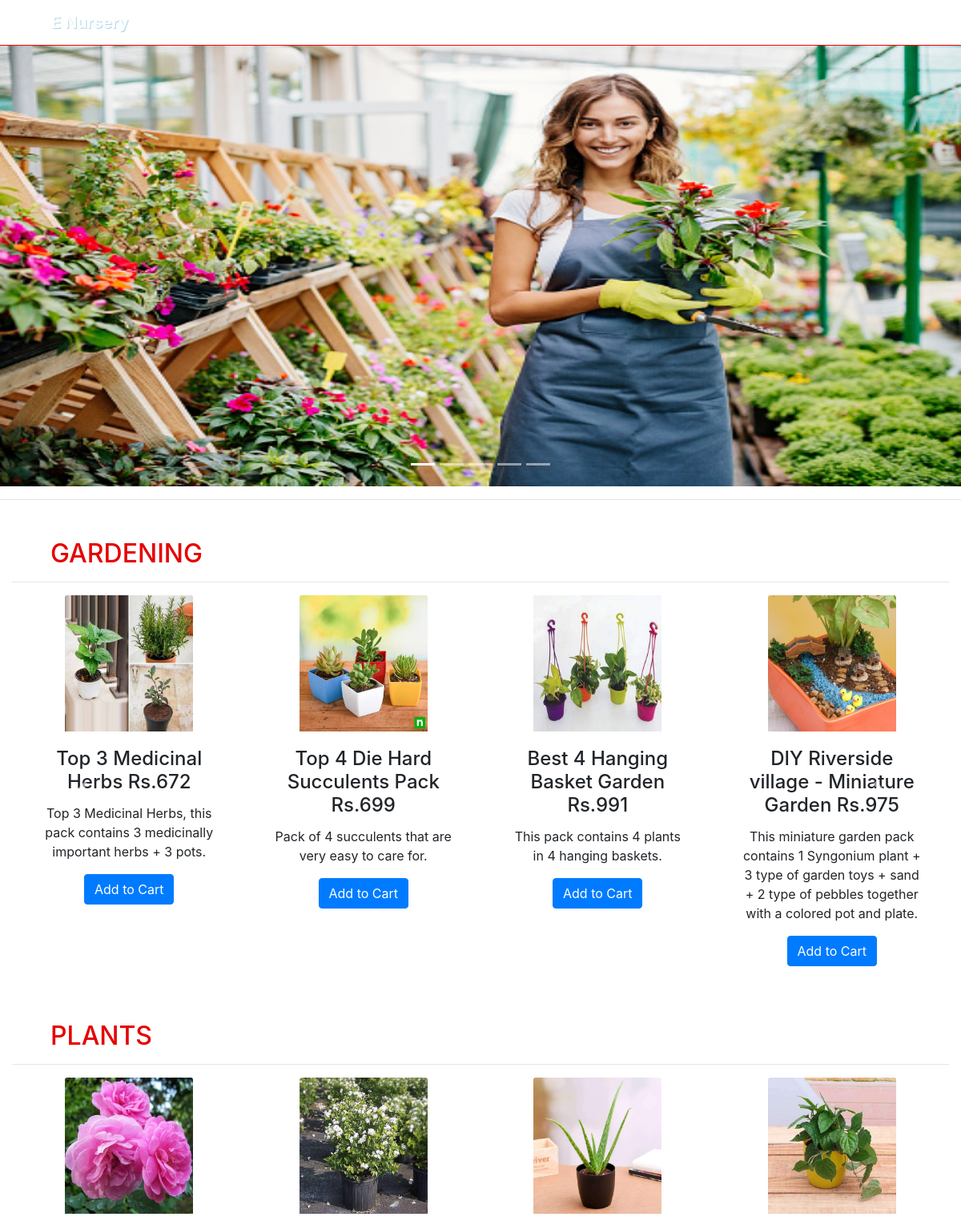
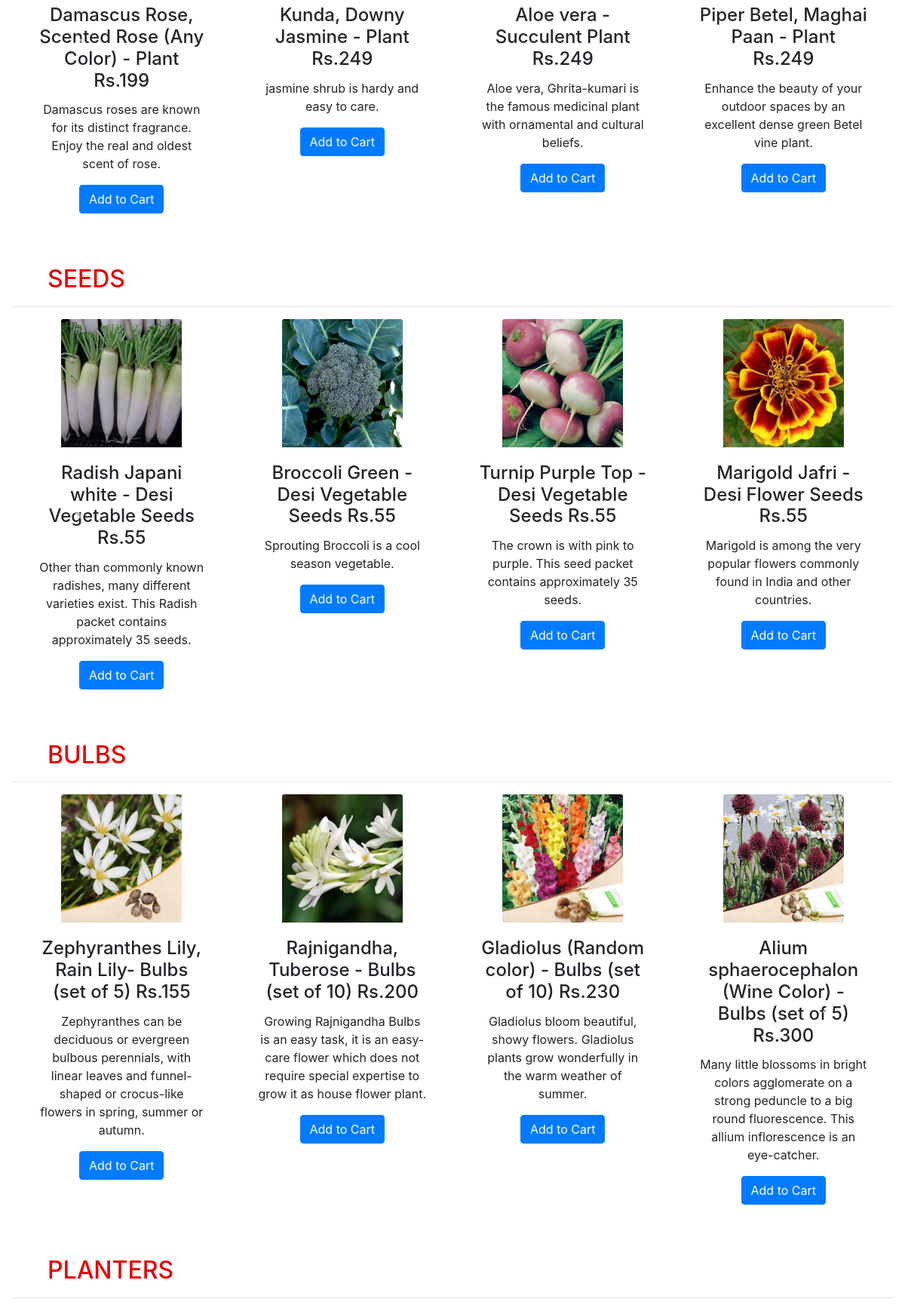
The page / (upper part) on the database its author committed (2 pictures, top to bottom).
### grocery/models.py (models this page shows, shortened)
class Category(models.Model):
    name = models.CharField(max_length=30, null=True)

class Product(models.Model):
    category = models.ForeignKey(Category, on_delete=models.CASCADE, null=True)
    image = models.FileField(null=True)
    name = models.CharField(max_length=30, null=True)
    price = models.IntegerField(null=True)
    desc = models.TextField(null=True)

### grocery/views.py (the view)
# urls.py: 2. Add a URL to urlpatterns:  path('', Home.as_view(), name='home')
def Home(request):
    cat = ""
    pro = ""
    cat = ""
    num = 0
    num1 = 0
    cat = Category.objects.all()
    pro = Product.objects.all()
    num = []
    num1 = 0
    try:
        user = User.objects.get(id=request.user.id)
        profile = Profile.objects.get(user=user)
        cart = Cart.objects.filter(profile=profile)
        for i in cart:
            num1 += 1
    except:
        pass
    a = 1
    li = []
    for j in pro:
        b = 1
        for i in cat:
            if i.name == j.category.name:
                if not j.category.name in li:
                    li.append(j.category.name)
                    if b == 1:
                        num.append(a)
                        b = 2
        a += 1
    d = {'pro': pro, 'cat': cat,'num':num,'num1':num1}
    return render(request, 'all_product.html', d)

### grocery/templates/all_product.html (shortened to what this page needs)
{% extends 'carousel.html' %}
{% block b %}
{% load static %}
<link rel="stylesheet" href="https://maxcdn.bootstrapcdn.com/bootstrap/4.0.0/css/bootstrap.min.css">
    <link rel="stylesheet" href="{% static 'css/style.css' %}">
<hr>
{% for i in cat %}
 <div class="container-fluid">
	 <h2 class= "pl-5" style = "color : #E40203 ; text-transform : uppercase">{{i.name}}</h2><hr>
   	<div id="{{i.id}}" class="carousel slide" data-ride="carousel">
   		<div class="carousel-inner row w-100 mx-auto">
			{% for j in pro %}
			{% if i.name == j.category.name %}
			{% if forloop.counter in num %}
				<div class="carousel-item col-md-3 active"><div class="card">
					<center><img class="card-img-top img-fluid" align="center" src="{{j.image.url}}" style="width:160px;height:170px;float:center" alt="card-img"></center>
   						<div class="card-body">
   						<h4 class="card-title">{{j.name}} Rs.{{j.price}}</h4>
   						<p class="card-text">{{j.desc}}</p>
							<form align="center" action="{% url 'add_cart' j.id %}" method="post">
							<button type="submit" class="btn btn-primary mybtnone">Add to Cart</button>
</form>
   					</div>
   				</div>
   			</div>
				{% else %}
				<div class="carousel-item col-md-3">
   				<div class="card">
					<center><img class="card-img-top img-fluid" align="center" src="{{j.image.url}}" style="width:160px;height:170px;float:center" alt="card-img"></center>
   						<div class="card-body">
   						<h4 class="card-title">{{j.name}} Rs.{{j.price}}</h4>
   						<p class="card-text">{{j.desc}}</p>
<form align="center" action="{% url 'add_cart' j.id %}" method="post">
							<button type="submit" class="btn btn-primary mybtnone">Add to Cart</button>
</form>   					</div>
   				</div>
   			</div>
			{% endif %}
	 		{% endif %}
			{% endfor %}
			<a class="carousel-control-prev" href="#{{i.id}}" role="button" data-slide="prev">
				<span class="carousel-control-prev-icon" aria-hidden="true"></span>
			</a>
  			    <a class="carousel-control-next" href="#{{i.id}}" role="button" data-slide="next">
					<span class="carousel-control-next-icon" aria-hidden="true"></span>
					<span class="sr-only">Next</span></a>
		</div>
	</div>
 </div>
{% endfor %}
{% endblock %}

### grocery/templates/carousel.html (shortened to what this page needs)
{% extends 'navigation.html' %}
{% load static %}
{% block body %}
<div id="demo" class="carousel slide" data-ride="carousel">
  <ul class="carousel-indicators">
    <li data-target="#demo" data-slide-to="0" class="active"></li>
    <li data-target="#demo" data-slide-to="1"></li>
    <li data-target="#demo" data-slide-to="2"></li>
    <li data-target="#demo" data-slide-to="3"></li>
    <li data-target="#demo" data-slide-to="4"></li>
  </ul>
  <div class="carousel-inner" style="width:100%;height:550px">
    <div class="carousel-item active">
      <img src="{% static 'images/1b.jpg' %}" alt="Los Angeles" style="height:550px">
    </div>
    </div>
  </div>
  <a class="carousel-control-prev" href="#demo" data-slide="prev">
    <span class="carousel-control-prev-icon"></span>
  </a>
  <a class="carousel-control-next" href="#demo" data-slide="next">
    <span class="carousel-control-next-icon"></span>
  </a>
{% block b %}
{% endblock %}
{% endblock %}

### grocery/templates/navigation.html (shortened to what this page needs)
<!DOCTYPE html>
<html lang="en">
<head>
    {% load static %}
     <link rel="stylesheet" href="https://maxcdn.bootstrapcdn.com/bootstrap/4.0.0/css/bootstrap.min.css">
  <link rel = stylesheet href = "//cdn.datatables.net/1.10.19/css/jquery.dataTables.min.css">
<link rel="stylesheet" href="https://cdnjs.cloudflare.com/ajax/libs/font-awesome/4.7.0/css/font-awesome.min.css">
</head>
<body style="background-color:white">
<nav class="navbar navbar-expand-sm" style = "background-image : url({% static 'images/header.jpg' %}) ; border-bottom:1px solid red">
  <a class="navbar-brand pl-5" href="#" style="color:white ; font-weight : bold">E Nursery</a>
<div class="collapse navbar-collapse" id="collapsibleNavbar">
  <ul class="navbar-nav pl-5 text-center">
    {% if request.user.username %}
    {% if not request.user.is_staff %}
    <li class="nav-item">
      <a class="nav-link" href="{% url 'home' %}" style="color:white"><ion-icon style="margin-right:2px" name="home-sharp"></ion-icon>Home</a>
    </li>
    <li class="nav-item">
      <a class="nav-link" href="{% url 'view_booking' %}" style="color:white"><ion-icon style="margin-right:2px" name="aperture"></ion-icon>View Booking</a>
    </li>
    <li class="nav-item">
      <a class="nav-link" href="{% url 'send_feedback' request.user.id %}" style="color:white"><ion-icon style="margin-right:2px" name="send"></ion-icon>Send Feedback</a>
    </li>
    <li class="nav-item">
      <a class="nav-link" href="{% url 'view_product' 0 %}" style="color:white"><ion-icon style="margin-right:2px" name="eye"></ion-icon>View Product</a>
    </li>
    <li class="nav-item">
      <a class="nav-link" href="{% url 'change_password' %}" style="color:white"><ion-icon style="margin-right:2px" name="document-text-sharp"></ion-icon>Change Password</a>
    </li>
    {% endif %}
    {% else %}
    <li class="nav-item">
      <a class="nav-link" href="{% url 'home'  %}" style="color:white"><ion-icon style="margin-right:2px" name="home-sharp"></ion-icon>Home</a>
    </li>
    <li class="nav-item">
      <a class="nav-link" href="{% url 'about' %}" style="color:white"><ion-icon style="margin-right:2px" name="briefcase-sharp"></ion-icon>About</a>
    </li>
    <li class="nav-item">
      <a class="nav-link" href="{% url 'contact' %}" style="color:white"><ion-icon style="margin-right:2px" name="phone-portrait-sharp"></ion-icon>Contact</a>
    </li>
    <li class="nav-item">
      <a class="nav-link" href="{% url 'blogs' %}" style="color:white"><ion-icon style="margin-right:2px ;" name=""></ion-icon>Blog</a>
    </li>
    {% endif %}
    {% if request.user.is_authenticated %}
    <a class="nav-link" href="{% url 'logout' %}" style="color:white"><ion-icon style="margin-right:2px" name="power-sharp"></ion-icon>Logout</a>
    </li>
    {% if not request.user.is_staff %}
    <li class="nav-item">
      <a href="{% url 'profile' %}"><h5 class="nav-link" style="color:white"><ion-icon style="margin-right:4px;color:#FF0000" name="person-circle-sharp"></ion-icon>Welcome {{request.user.username}}</h5>
      </a></li>
    {% else %}
    <li class="nav-item">
      <h5  class="nav-link" style="color:white"><ion-icon style="margin-right:4px;color:#FF0000" name="person-circle-sharp"></ion-icon>Welcome {{request.user.username}}</h5>
    </li>
    {% endif %}
        {% else %}
    <li class="nav-item">
      <a class="nav-link" href="{% url 'login' %}" style="color:white;text-align:right"><ion-icon style="margin-right:2px" name="log-in-sharp"></ion-icon>User Login</a>
    </li>
      <li class="nav-item">
            <a class="nav-link" href="{% url 'login_admin' %}" style="color:white;text-align:right"><ion-icon style="margin-right:2px" name="log-in-sharp"></ion-icon>Admin Login</a>
      </li>
    {% endif %}
    </ul>
</div>
</nav>
{% block body %}
{% endblock %}
</body></html>

### grocery/static/css/style.css (style rules this page uses)
.card { border: none }
@media (min-width: 768px) { .carousel-inner .active, .carousel-inner .active + .carousel-item, .carousel-inner .active + .carousel-item + .carousel-item, .carousel-inner .active + .carousel-item + .carousel-item + .carousel-item { display: block; text-align: center; } }
.carousel-inner .carousel-item.active:not(.carousel-item-right):not(.carousel-item-left), .carousel-inner .carousel-item.active:not(.carousel-item-right):not(.carousel-item-left) + .carousel-item, .carousel-inner .carousel-item.active:not(.carousel-item-right):not(.carousel-item-left) + .carousel-item + .carousel-item, .carousel-inner .carousel-item.active:not(.carousel-item-right):not(.carousel-item-left) + .carousel-item + .carousel-item + .carousel-item { transition: none; }

### grocery/templates/navigation.html (style rules this page uses)
* { box-sizing: border-box; }
.carousel-inner img { width: 100%; height: 100%; }
.nav-link { font-weight:bold; }
.navbar-brand { text-shadow: 1px 1px lightblue; }

### grocery/templates/all_product.html (style rules this page uses)
html { scroll-behavior:smooth; }

### rows shown on the page
Category: name "GARDENING"
Product: image (picture), name "Top 3 Medicinal Herbs", price "672", desc "Top 3 Medicinal Herbs, this pack contains 3 medicinally important herbs + 3 pots."
Product: image (picture), name "Top 4 Die Hard Succulents Pack", price "699", desc "Pack of 4 succulents that are very easy to care for."
Product: image (picture), name "Best 4 Hanging Basket Garden", price "991", desc "This pack contains 4 plants in 4 hanging baskets."
Product: image (picture), name "DIY Riverside village - Miniature Garden", price "975", desc "This miniature garden pack contains 1 Syngonium plant + 3 type of garden toys + sand + 2 type of pebbles together with a colored pot and plate."
Category: name "PLANTS"
Product: image (picture), name "Damascus Rose, Scented Rose (Any Color) - Plant", price "199", desc "Damascus roses are known for its distinct fragrance. Enjoy the real and oldest scent of rose."
Product: image (picture), name "Kunda, Downy Jasmine - Plant", price "249", desc "jasmine shrub is hardy and easy to care."
Product: image (picture), name "Aloe vera - Succulent Plant", price "249", desc "Aloe vera, Ghrita-kumari is the famous medicinal plant with ornamental and cultural beliefs."
Product: image (picture), name "Piper Betel, Maghai Paan - Plant", price "249", desc "Enhance the beauty of your outdoor spaces by an excellent dense green Betel vine plant."
Category: name "SEEDS"
Product: image (picture), name "Radish Japani white - Desi Vegetable Seeds", price "55", desc "Other than commonly known radishes, many different varieties exist. This Radish packet contains approximately 35 seeds."
Product: image (picture), name "Broccoli Green - Desi Vegetable Seeds", price "55", desc "Sprouting Broccoli is a cool season vegetable."
Product: image (picture), name "Turnip Purple Top - Desi Vegetable Seeds", price "55", desc "The crown is with pink to purple. This seed packet contains approximately 35 seeds."
Product: image (picture), name "Marigold Jafri - Desi Flower Seeds", price "55", desc "Marigold is among the very popular flowers commonly found in India and other countries."
Category: name "BULBS"
Product: image (picture), name "Zephyranthes Lily, Rain Lily- Bulbs (set of 5)", price "155", desc "Zephyranthes can be deciduous or evergreen bulbous perennials, with linear leaves and funnel-shaped or crocus-like flowers in spring, summer or autumn."
Product: image (picture), name "Rajnigandha, Tuberose - Bulbs (set of 10)", price "200", desc "Growing Rajnigandha Bulbs is an easy task, it is an easy-care flower which does not require special expertise to grow it as house flower plant."
Product: image (picture), name "Gladiolus (Random color) - Bulbs (set of 10)", price "230", desc "Gladiolus bloom beautiful, showy flowers. Gladiolus plants grow wonderfully in the warm weather of summer."
Product: image (picture), name "Alium sphaerocephalon (Wine Color) - Bulbs (set of 5)", price "300", desc "Many little blossoms in bright colors agglomerate on a strong peduncle to a big round fluorescence. This allium inflorescence is an eye-catcher."
Category: name "PLANTERS"
